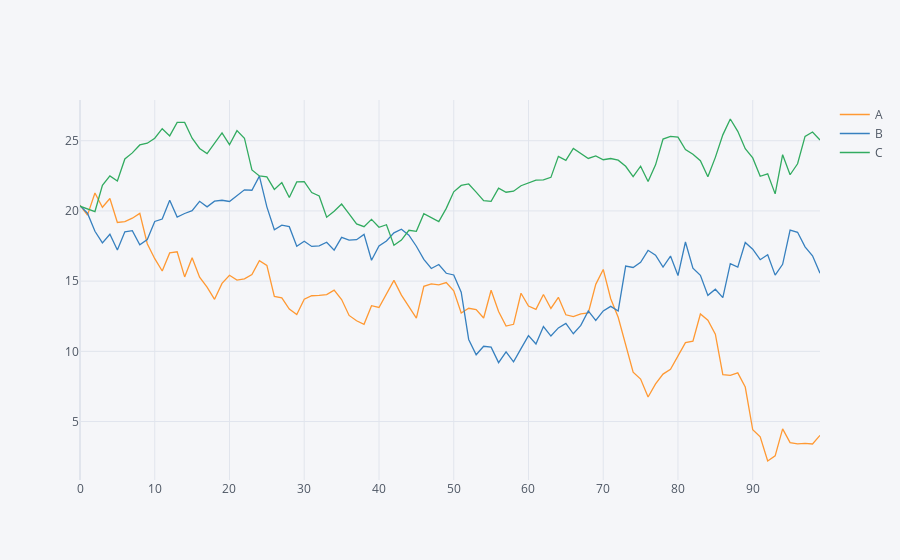

Source (notebook cell):
### Code cell
df.iplot()# it is way more interctive as compared to matplotlib
